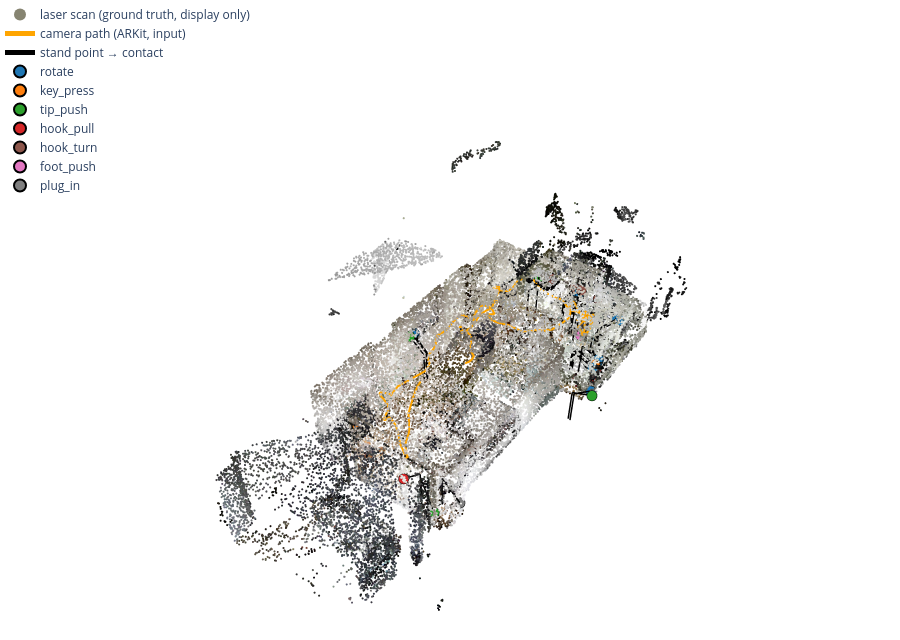

This figure's notebook cell:
### Markdown cell above
### The memory in 3D (drag to rotate; hover a marker for its task). The scan is only the backdrop.

### Code cell
memory_3d_figure(scene, memory, view)

### Figure 1 — Plotly figure (JSON) as saved in the notebook; plotly's stock layout.template omitted (floating-point values rounded to 4 significant figures; data arrays with more than 128 entries replaced by an {"elided": "..."} marker saying what was removed)
{"data": [{"hoverinfo": "skip", "marker": {"color": {"elided": "40000 str values"}, "size": 1.2}, "mode": "markers", "name": "laser scan (ground truth, display only)", "type": "scatter3d", "x": {"elided": "40000 float values"}, "y": {"elided": "40000 float values"}, "z": {"elided": "40000 float values"}}, {"hoverinfo": "skip", "line": {"color": "orange", "width": 4}, "mode": "lines", "name": "camera path (ARKit, input)", "type": "scatter3d", "x": {"elided": "205 float values"}, "y": {"elided": "205 float values"}, "z": {"elided": "205 float values"}}, {"hoverinfo": "skip", "line": {"color": "black", "width": 3}, "mode": "lines", "name": "stand point → contact", "type": "scatter3d", "x": {"elided": "174 float values"}, "y": {"elided": "174 float values"}, "z": {"elided": "174 float values"}}, {"hovertemplate": "rotate<br>%{text}<extra></extra>", "marker": {"color": "rgb(31,119,180)", "line": {"color": "black", "width": 1}, "size": 6}, "mode": "markers", "name": "rotate", "text": ["(no task text)", "(no task text)", "(no task text)", "(no task text)", "(no task text)", "(no task text)", "Lock the left balcony door located in the kitchen", "Lock the right balcony door located in the kitchen", "Increase the toaster's intensity", "Turn on the tap in the sink", "Turn on the tap in the sink"], "type": "scatter3d", "x": [2.831, 2.86, 2.856, -1.366, -1.369, -1.37, 1.032, 1.176, 3.3, 2.517, 2.632], "y": [-1.193, -1.32, -1.568, -3.894, -3.939, -3.97, 0.5832, 0.613, -2.496, 0.4012, 0.3872], "z": [300.7, 300.7, 300.7, 301.3, 301.3, 301.3, 301.0, 301.0, 300.8, 300.9, 300.9]}, {"hovertemplate": "key_press<br>%{text}<extra></extra>", "marker": {"color": "rgb(255,127,14)", "line": {"color": "black", "width": 1}, "size": 6}, "mode": "markers", "name": "key_press", "text": ["Turn on the TV using the remote control located on the TV stand", "(no task text)"], "type": "scatter3d", "x": [-1.104, 2.852], "y": [-6.719, -1.413], "z": [300.4, 300.7]}, {"hovertemplate": "tip_push<br>%{text}<extra></extra>", "marker": {"color": "rgb(44,160,44)", "line": {"color": "black", "width": 1}, "size": 6}, "mode": "markers", "name": "tip_push", "text": ["(no task text)", "Start the toaster", "(no task text)", "Turn on the floor lamp next to the couch"], "type": "scatter3d", "x": [-0.09397, 3.426, -1.382, 2.065], "y": [0.4026, -2.683, -4.07, -7.473], "z": [301.1, 300.9, 301.3, 300.2]}, {"hovertemplate": "hook_pull<br>%{text}<extra></extra>", "marker": {"color": "rgb(214,39,40)", "line": {"color": "black", "width": 1}, "size": 6}, "mode": "markers", "name": "hook_pull", "text": ["Open the top oven door", "Open the bottom oven door", "Open the glass door next to the black floor lamp"], "type": "scatter3d", "x": [2.854, 2.847, 1.423], "y": [-1.464, -1.454, -7.738], "z": [300.6, 300.2, 301.2]}, {"hovertemplate": "hook_turn<br>%{text}<extra></extra>", "marker": {"color": "rgb(140,86,75)", "line": {"color": "black", "width": 1}, "size": 6}, "mode": "markers", "name": "hook_turn", "text": ["Open the window located above the trash can in the kitchen", "Open the right balcony door located in the kitchen", "Open the left balcony door located in the kitchen", "Open the small window located near to the portable air conditioner"], "type": "scatter3d", "x": [1.8, 1.219, 0.9983, 0.2426], "y": [0.555, 0.6046, 0.5874, 0.6053], "z": [301.1, 301.1, 301.1, 301.1]}, {"hovertemplate": "foot_push<br>%{text}<extra></extra>", "marker": {"color": "rgb(227,119,194)", "line": {"color": "black", "width": 1}, "size": 6}, "mode": "markers", "name": "foot_push", "text": ["Open the trash can located in the kitchen near the sink"], "type": "scatter3d", "x": [1.637], "y": [0.09469], "z": [300.0]}, {"hovertemplate": "plug_in<br>%{text}<extra></extra>", "marker": {"color": "rgb(127,127,127)", "line": {"color": "black", "width": 1}, "size": 6}, "mode": "markers", "name": "plug_in", "text": ["Plug the device in the power supply located near the knife stand in the kitchen", "Plug the device in the power supply located near the knife stand in the kitchen", "Plug the device in one of the sockets behind the portable air conditioner in the corner", "Plug the device in the power supply next to the couch"], "type": "scatter3d", "x": [3.303, 3.3, -1.242, 2.464], "y": [-0.6883, -0.7581, 0.187, -7.021], "z": [301.0, 301.0, 300.4, 300.4]}], "layout": {"height": 640, "legend": {"itemsizing": "constant", "x": 0, "y": 1}, "margin": {"b": 0, "l": 0, "r": 0, "t": 0}, "scene": {"aspectmode": "data", "camera": {"eye": {"x": 0.9, "y": -1.2, "z": 1.3}}, "xaxis": {"visible": false}, "yaxis": {"visible": false}, "zaxis": {"visible": false}}}}
